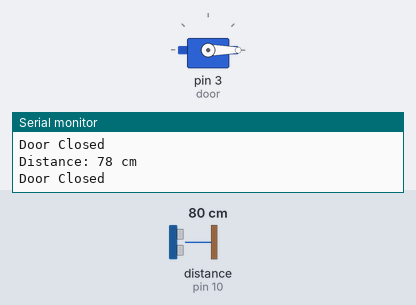
The sketch below on a simulated Arduino Uno, built with avr-gcc and run on an emulated ATmega328P. Shown: servo, the last lines printed to the serial monitor. Wiring (inferred from the names in the program): ultrasonic range finder: trigger pin 9; echo pin 10. Inputs (shaded band) come from the test bench; at power-on: distance to the obstacle (sensor on pin 10) 80 cm. The echo pulse lasts 58.3 µs per cm.

Above: at 1.3 s.
1.4 s: distance to the obstacle (sensor on pin 10) set to 23 cm
2.9 s: distance to the obstacle (sensor on pin 10) set to 17 cm
At 3.4 s:
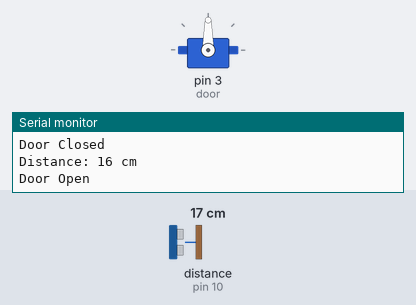
4.5 s: distance to the obstacle (sensor on pin 10) set to 35 cm
At 4.8 s:
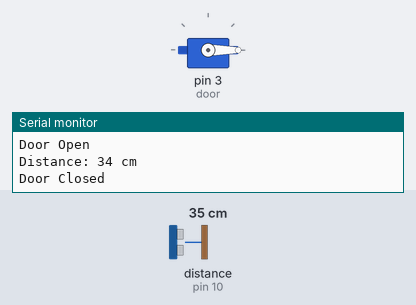
6.0 s: distance to the obstacle (sensor on pin 10) set to 2 cm
At 7.4 s:
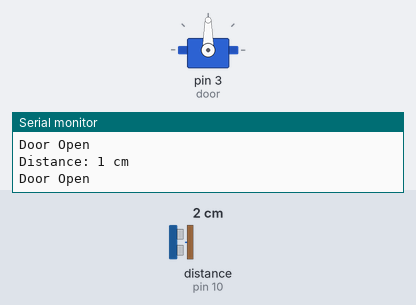
Timing chart, 0 to 8.5 s (numbered marks = the images above; inputs shaded):
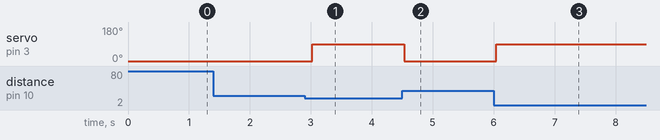

The sketch:

Automatic_Door_System.ino
```cpp
#include <Servo.h>

Servo door;

const int trigPin = 9;
const int echoPin = 10;

long duration;
int distance;

void setup()
{
  pinMode(trigPin, OUTPUT);
  pinMode(echoPin, INPUT);

  door.attach(3);      // Servo connected to Pin 3
  door.write(0);       // Door initially closed

  Serial.begin(9600);
}

void loop()
{
  // Clear TRIG pin
  digitalWrite(trigPin, LOW);
  delayMicroseconds(2);

  // Send 10 microsecond pulse
  digitalWrite(trigPin, HIGH);
  delayMicroseconds(10);
  digitalWrite(trigPin, LOW);

  // Read ECHO
  duration = pulseIn(echoPin, HIGH);

  // Calculate distance
  distance = duration * 0.034 / 2;

  Serial.print("Distance: ");
  Serial.print(distance);
  Serial.println(" cm");

  // Door Logic
  if (distance > 0 && distance < 20)
  {
    door.write(90);      // Open Door
    Serial.println("Door Open");
  }
  else
  {
    door.write(0);       // Close Door
    Serial.println("Door Closed");
  }

  delay(500);
}
```

Measured:
- the behaviour switches between 21 and 20 cm on distance to the obstacle (sensor on pin 10) (found by bisection; images 0 and 1)
- after the input at 2.9 s, servo on pin 3 (door): 0° → 90° after 0.13 s
- after the input at 4.5 s, servo on pin 3 (door): 90° → 0° at once
- after the input at 6.0 s, servo on pin 3 (door): 0° → 90° at once
